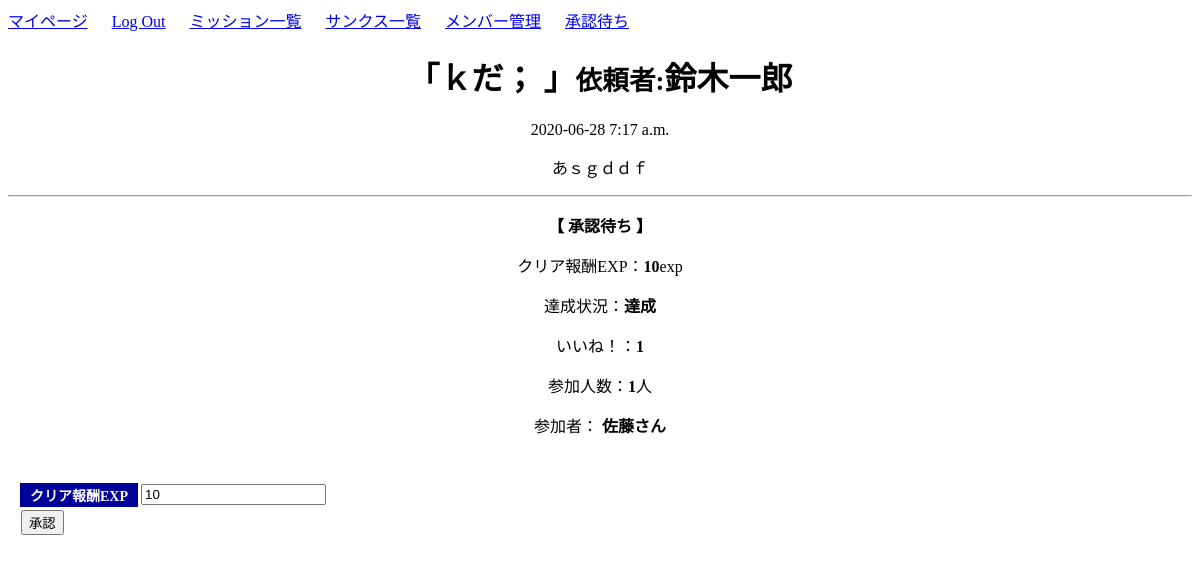
Before: /mission/2/ (signed in) with the older database file.
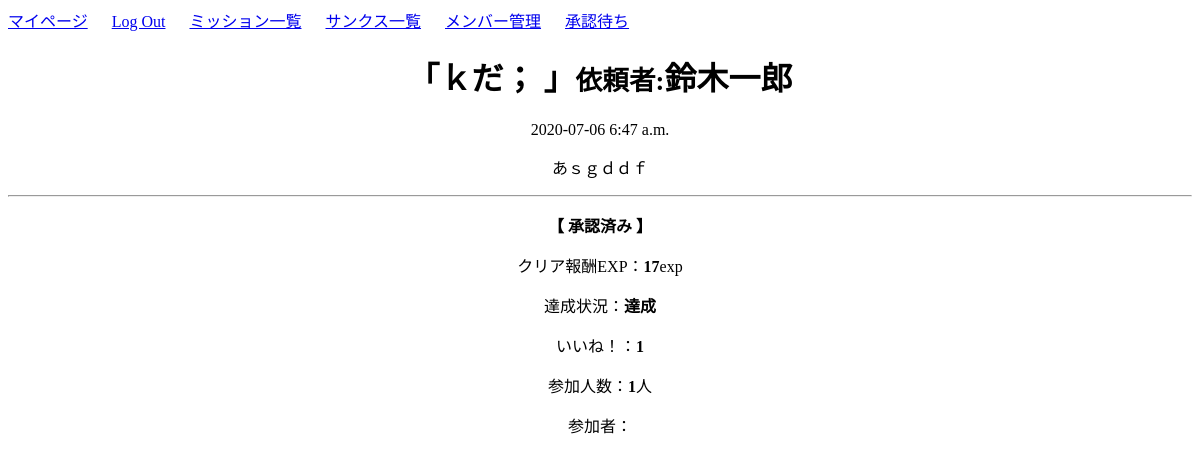
After: the same page with the newer database file.
### mission/models.py (models this page shows, shortened)
class Mission(models.Model):
    author = models.ForeignKey(User, on_delete=models.CASCADE)
    title = models.CharField(max_length=100)
    content = models.TextField()
    date_posted = models.DateTimeField(default=timezone.now)
    mission_flg = models.IntegerField(choices=EXAMPLE_FLG, default=0)    # 達成状況(0:実践中 / 1:達成)
    cost_exp = models.IntegerField(default=3)                            # 作成時に消費されるポイント(使えていない)
    success_exp = models.IntegerField(default=10)                        # クリア報酬ポイント
    good_count = models.IntegerField(default=0)                          # いいね数
    participants = models.IntegerField(default=0)                        # 参加者数
    participants_list_text = models.CharField(max_length=200, default='')# 参加者リスト(文字列で保存)
    participants_list = models.ManyToManyField(Profile)                  # 参加者リスト(他対他)
    approval = models.IntegerField(choices=EXAMPLE_APPROVAL, default=0)  # 承認状況

### user/models.py (models this page shows, shortened)
class Profile(models.Model):
    user = models.OneToOneField(User, on_delete=models.CASCADE)
    kubun = models.CharField(verbose_name='区分',
                             max_length=2,
                             choices=KUBUN_CHOICES,
                             blank=True)
    exp_total = models.IntegerField(verbose_name='経験値', default=10)
    mission_create_count = models.IntegerField(default=0)  # ミッション作成回数
    my_success_count = models.IntegerField(default=0)      # 自ら作成したミッションの達成数
    join_count = models.IntegerField(default=0)            # ミッション参加回数
    team_success_count = models.IntegerField(default=0)    # 参加したミッションの達成回数
    thanks_count = models.IntegerField(default=0)          # 感謝した回数
    thanked_count = models.IntegerField(default=0)         # 感謝された回数

### mission/views.py (the view)
# urls.py: path('mission/<int:pk>/',views.MissionDetailView.as_view(),name='mission-detail'),
class MissionDetailView(DetailView, ModelFormMixin):
    model = Mission
    template_name = 'mission/mission_detail.html'
    fields = ()
    def get_context_data(self, **kwargs):
        context = super(MissionDetailView, self).get_context_data(**kwargs)
        profile = Profile.objects.get(user=self.request.user)  # ログインユーザーのプロフィール
        context.update({
            'form': MissionApprovalForm(**self.get_form_kwargs()),
            'profile' : profile,
        })
        return context

### exp/forms.py
class MissionApprovalForm(forms.ModelForm):
    class Meta:
        model = Mission
        fields = [
            'success_exp',
        ]

### mission/templates/mission/mission_detail.html (shortened to what this page needs)
{% extends 'mission/base.html' %}
{% block body %}
<center>
    <h1>「{{ object.title }} 」<small>依頼者:</small><span>{{ object.author }}</span></h1>
    <p>{{ object.date_posted|date:'Y-m-d P' }}</p>
    <p> {{ object.content }}</p>
    <hr>
    <b><p>【 {{ object.get_approval_display }} 】</p></b>
    <p>クリア報酬EXP：<b>{{ object.success_exp}}</b>exp</p>
    <p>達成状況：<b>{{ object.get_mission_flg_display }}</b></p>
    <p>いいね！：<b>{{ object.good_count}}</b></p>
    <p>参加人数：<b>{{ object.participants }}</b>人</p>
    {% if object.participants > 0 %}
    <p>参加者：<b>
        {% for item in mission.participants_list.all %}
            {% if forloop.last %}
                {{ item.user }}さん
            {% else %}
                {{ item.user }}さん、
            {% endif %}
        {% endfor %}
    </b></p>
    {% endif %}
</center>
<br>
{% if profile.get_kubun_display == '経営者' or profile.get_kubun_display == '管理者' %}
{% if object.approval == 0 %}
    <table>
        <form action="{% url 'mission-approval' object.pk %}" method="POST">
            <tr><th>クリア報酬EXP</th><td>{{ form.success_exp }}</td></tr>
            <tr><td><input type="submit" value="承認"></td></tr>
        </form>
    </table>
{% endif %}
{% endif %}
{% endblock body %}

Changed rows visible on the page:
removed Profile: user "佐藤"
changed Mission "ｋだ；": date_posted "2020-06-28 7:17 a.m." → "2020-07-06 6:47 a.m."; approval "承認待ち" → "承認済み"; success_exp "10" → "17"; success_exp "10" → (not shown)
Other visible differences:
form field value: "承認" → (not shown)
text no longer shown: "クリア報酬EXP"
